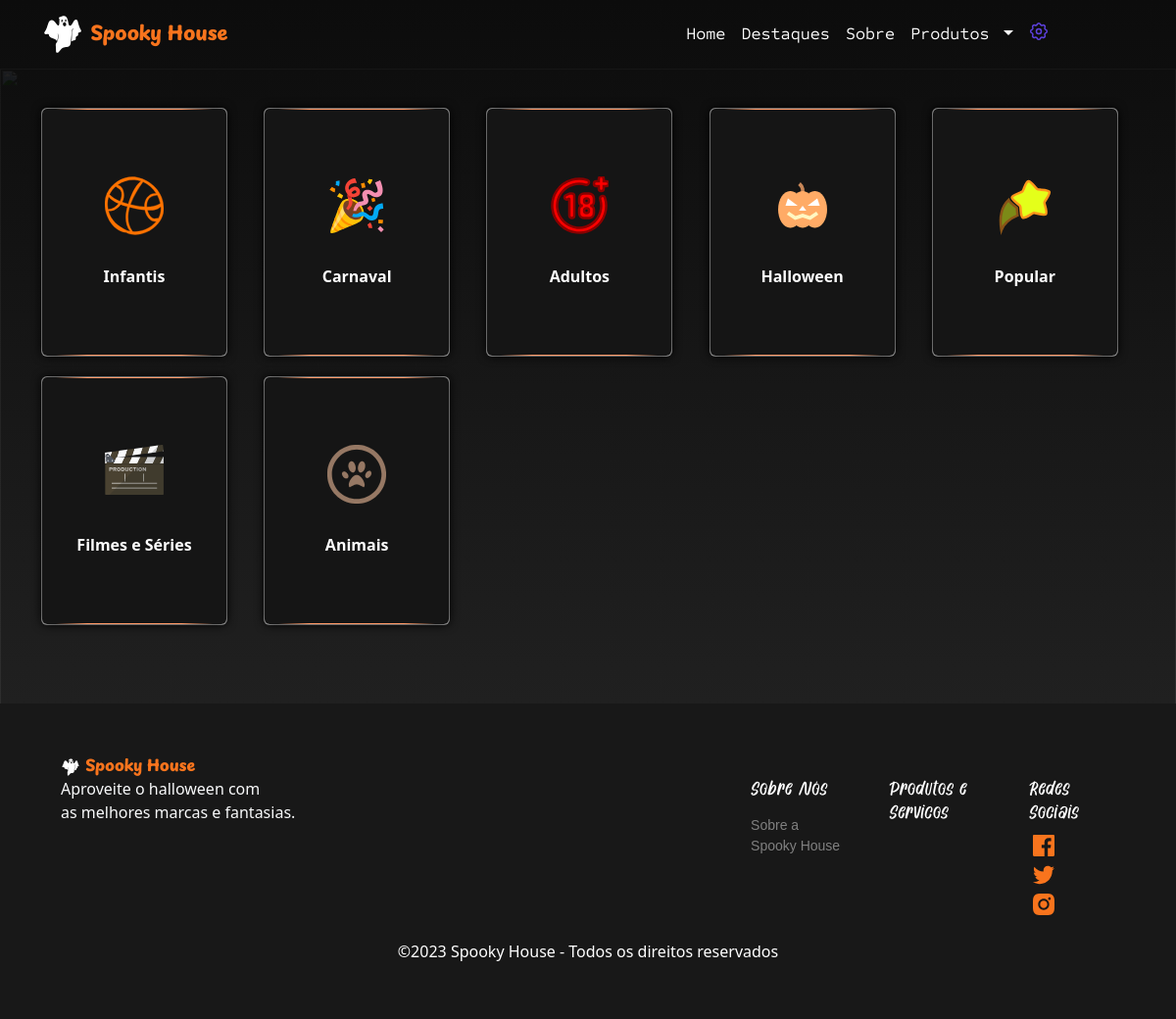
Screenshot of /categorias.php (signed in) with the database file from the repository.
### tables this page shows
CREATE TABLE Produtos_categorias(
    id int not null auto_increment,
    id_produto int not null,
    id_categoria int not null,
    primary key(id),
    foreign key(id_produto) references Produtos(id),
    foreign key(id_categoria) references Categorias(id)
);

CREATE TABLE Categorias(
    id int not null auto_increment,
    nome varchar(100) not null,
    descri text not null,
    img varchar(50) not null,
    primary key(id)
);

### categorias.php (the view, shortened to what this page needs)
<?php
    include 'connection/connect.php';
    $sql = $conn->query("SELECT *, P.id as id_produto, C.nome as nome_categoria, P.nome as nome_produto FROM Categorias C INNER JOIN Produtos_categorias PC ON PC.id_categoria = C.id INNER JOIN Produtos P ON PC.id_produto = P.id;");
    $row_categoria = $sql->fetch_assoc();
    $num_linhas = $sql->num_rows;
?>
<!DOCTYPE html>
<html lang="pt-BR">
<head>
    <link href="https://cdn.jsdelivr.net/npm/bootstrap@5.3.2/dist/css/bootstrap.min.css" rel="stylesheet">
    <link rel="stylesheet" href="CSS/style.css">
    <link rel="stylesheet" href="CSS/fav.css">
    <link rel="stylesheet" href="CSS/card.css">
</head>
<body id="fundo_index">
    <?php include 'header.php';?>
    <img src="images/elementos/shape-bg.png" class="shape_bg">
    <?php if($num_linhas>0){?>
        <main class="container" id="container" style="margin-top: 40px; margin-bottom: 80px;">
        <?php do {?>
            <div class="card">
                <div class="content">
                    <div class="back">
                        <div class="back-content">
                            <img src="images/categorias/<?php echo $row_categoria['img']?>" width="60px" alt="">
                            <strong><?php echo $row_categoria['nome_categoria'];?></strong>
                        </div>
                    </div>
                    <div class="front">
                        <div class="img">
                        </div>
                        <div class="front-content">
                            <small class="badge">Categoria</small>
                            <div class="description">
                                <div class="title">
                                    <p class="title">
                                        <a href="pesquisar_categoria.php" id="btnVer">
                                            <strong>Ver mais</strong>
                                        </a>
                                    </p>
                                </div>
                                <p class="card-footer">
                                </p>
                            </div>
                        </div>
                    </div>
                </div>
            </div>
        <?php }while ($row_categoria = $sql->fetch_assoc());?>
        </main>
    <?php }?>
    <?php include 'footer.php';?>
</body>
</html>

### CSS/style.css (style rules this page uses)
#fundo_index { background: linear-gradient(to bottom, rgb(12, 12, 12), #292929); }
a { text-decoration: none; }
.shape_bg { position: fixed; width: 100%; height: 100vh; object-fit: cover; mix-blend-mode: soft-light; opacity: .5; z-index: -1; }
#btnVer { color: white; }

### CSS/card.css (style rules this page uses)
.card { overflow: visible; width: 190px; height: 254px; }
#container { display: grid; grid-template-columns: repeat(auto-fit, minmax(200px, 1fr)); gap: 20px; }
.content { width: 100%; height: 100%; -webkit-transform-style: preserve-3d; transform-style: preserve-3d; -webkit-transition: -webkit-transform 300ms; transition: -webkit-transform 300ms; transition: transform 300ms; transition: transform 300ms, -webkit-transform 300ms; -webkit-box-shadow: 0px 0px 10px 1px #000000ee; box-shadow: 0px 0px 10px 1px #000000ee; border-radius: 5px; }
.front, .back { background-color: #151515; position: absolute; width: 100%; height: 100%; backface-visibility: hidden; -webkit-backface-visibility: hidden; border-radius: 5px; overflow: hidden; }
.back { width: 100%; height: 100%; -webkit-box-pack: center; -ms-flex-pack: center; justify-content: center; display: -webkit-box; display: -ms-flexbox; display: flex; -webkit-box-align: center; -ms-flex-align: center; align-items: center; overflow: hidden; }
.back::before { position: absolute; content: ' '; display: block; width: 160px; height: 160%; background: -webkit-gradient(linear, left top, right top, from(transparent), color-stop(#ff9966), color-stop(#ff9966), color-stop(#ff9966), color-stop(#ff9966), to(transparent)); background: linear-gradient(90deg, transparent, #ff9966, #ff9966, #ff9966, #ff9966, transparent); -webkit-animation: rotation_481 5000ms infinite linear; animation: rotation_481 5000ms infinite linear; }
.back-content { position: absolute; width: 99%; height: 99%; background-color: #151515; border-radius: 5px; color: white; display: -webkit-box; display: -ms-flexbox; display: flex; -webkit-box-orient: vertical; -webkit-box-direction: normal; -ms-flex-direction: column; flex-direction: column; -webkit-box-pack: center; -ms-flex-pack: center; justify-content: center; -webkit-box-align: center; -ms-flex-align: center; align-items: center; gap: 30px; }
.front { -webkit-transform: rotateY(180deg); transform: rotateY(180deg); color: white; }
.front .front-content { position: absolute; width: 100%; height: 100%; padding: 10px; display: -webkit-box; display: -ms-flexbox; display: flex; -webkit-box-orient: vertical; -webkit-box-direction: normal; -ms-flex-direction: column; flex-direction: column; -webkit-box-pack: justify; -ms-flex-pack: justify; justify-content: space-between; }
.front-content .badge { background-color: #00000055; padding: 2px 10px; border-radius: 10px; -webkit-backdrop-filter: blur(2px); backdrop-filter: blur(2px); width: -webkit-fit-content; width: -moz-fit-content; width: fit-content; }
.description { -webkit-box-shadow: 0px 0px 10px 5px #00000088; box-shadow: 0px 0px 10px 5px #00000088; width: 100%; padding: 10px; background-color: #00000099; -webkit-backdrop-filter: blur(5px); backdrop-filter: blur(5px); border-radius: 5px; }
.title { font-size: 11px; max-width: 100%; display: -webkit-box; display: -ms-flexbox; display: flex; -webkit-box-pack: justify; -ms-flex-pack: justify; justify-content: space-between; }
.title p { width: 50%; }
.card-footer { color: #ffffff88; margin-top: 5px; font-size: 8px; }
.front .img { position: absolute; width: 100%; height: 100%; -o-object-fit: cover; object-fit: cover; -o-object-position: center; object-position: center; }

### rows the page displays
produtos_categorias: id_categoria.img (picture), id_categoria.nome "Infantis"
produtos_categorias: id_categoria.img (picture), id_categoria.nome "Carnaval"
produtos_categorias: id_categoria.img (picture), id_categoria.nome "Adultos"
produtos_categorias: id_categoria.img (picture), id_categoria.nome "Halloween"
produtos_categorias: id_categoria.img (picture), id_categoria.nome "Popular"
produtos_categorias: id_categoria.img (picture), id_categoria.nome "Filmes e Séries"
produtos_categorias: id_categoria.img (picture), id_categoria.nome "Animais"
